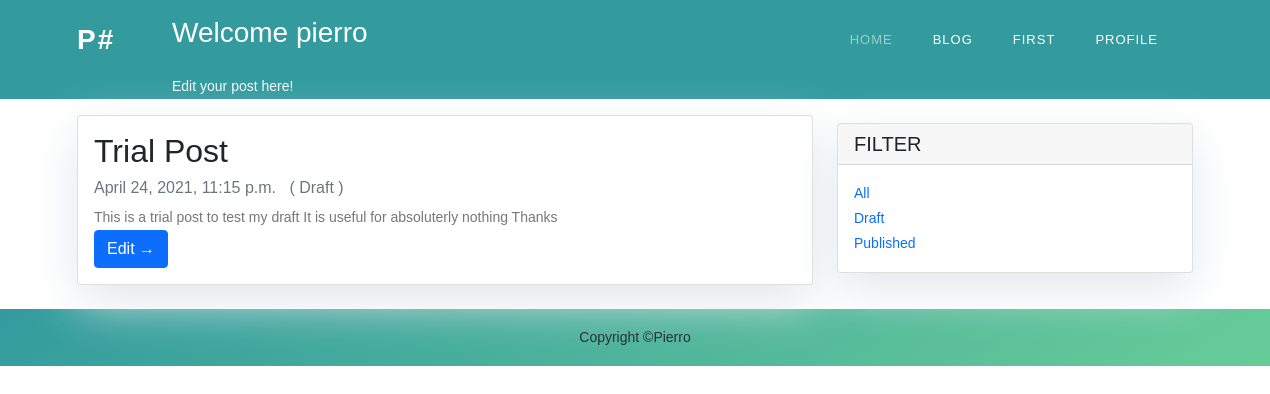
The app's page /blog/admin/Draft/ (signed in) with its own data.
### blog/models.py (models this page shows, shortened)
class Post(models.Model):
	STATUS = (
		(0, 'Draft'), (1, 'Publish')
		)
	author = models.ForeignKey(User, on_delete=models.CASCADE)
	title = models.CharField(max_length=200, unique=True)
	slug = models.SlugField(max_length=200, unique=True)
	body = models.TextField()
	status = models.IntegerField(choices=STATUS, default=0)
	date_created = models.DateTimeField(auto_now_add=True)
	date_modified = models.DateTimeField()
	class Meta:
		ordering = ['-date_created']

### blog/views.py (the view)
# urls.py: path('admin/<str:filter>/', views.blog_admin_index, name='blog_admin_index'),
def blog_admin_index(req, filter):
	if not req.user.is_authenticated:
		return redirect('blog_index')
	if filter == 'All':
		queryset = Post.objects.filter(author=req.user).order_by('-date_created')
	elif filter == 'Draft':
		queryset = Post.objects.filter(status=0, author=req.user).order_by('-date_created')
	elif filter =='Published':
		queryset = Post.objects.filter(status=1, author=req.user).order_by('-date_created')
	else:
		raise Http404('Path does not exist')
	contxt = {'title': 'Blog', 'posts': queryset, 'status': ['Draft', 'Published'] }
	return render(req, 'blog/blog_admin.html', contxt)

### blog/templates/blog/blog_admin.html (shortened to what this page needs)
{%extends 'base.html' %}
{%block content %}
{% if user.is_authenticated %}
<header style="background: rgb(51,155,158)">
    <div class="container">
        <div class="row">
            <div class="col-md-8 col-md-10 mx-auto">
                <div class="site-heading">
                    <h3 class="site-heading my-4 mt-3 text-white">Welcome {{user.username}} </h3>
                    <p class="text-light"> Edit your post here! &nbsp;
                    </p>
                </div>
            </div>
        </div>
    </div>
</header>
<div class="container">
    <div class="row">
        <div class="col-md-8 mt-3 left">
        	{%if posts %}
	            {% for post in posts %}
	            <div class="card mb-4">
	                <div class="card-body">
	                    <h2 class="card-title">{{ post.title }}</h2>
	                    <p class="card-text text-muted h6"> {{ post.date_created}}  &nbsp; ({%if post.status %} {{status.1}} {%else%} {{status.0}} {% endif %}) </p>
	                    <p class="card-text">{{post.body|slice:":200" }}</p>
	                    <a href="{%url 'update_blog' post.slug %}" class="btn btn-primary">Edit &rarr;</a>
	                </div>
	            </div>
	            {% endfor %}
            {%else%}
            <p> Nothing here!
            {% endif %}
        </div>
        {% block sidebar %} {% include 'blog/filterbar.html' %} {% endblock sidebar %}
    </div>
</div>
	{% else %}
		<p>
			Please Sign In to write an article.
		</p>
	{% endif %}
{%endblock%}

### static/css/style.css (style rules this page uses)
html, body, div, span, applet, object, iframe, h1, h2, h3, h4, h5, h6, p, blockquote, div pre, a, abbr, acronym, address, big, cite, code, del, dfn, em, font, img, ins, kbd, q, s, samp, small, strike, strong, sub, sup, tt, var, b, u, i, center, dl, dt, dd, ol, ul, li, figure, header, nav, section, article, aside, footer, figcaption { margin: 0; padding: 0; border: 0; outline: 0; }
header, nav, section, article, aside, footer, hgroup { display: block; }
* { box-sizing: border-box; }
html, body { font-family: 'Raleway', sans-serif; font-weight: 400; background-color: #fff; font-size: 16px; -ms-text-size-adjust: 100%; -webkit-font-smoothing: antialiased; -moz-osx-font-smoothing: grayscale; }
a { text-decoration: none !important; }
h1, h2, h3, h4, h5, h6 { margin-top: 0px; margin-bottom: 0px; }
p { font-size: 14px; line-height: 25px; color: #777; }
html, body { background: #fff; font-family: 'Raleway', sans-serif; }
*, *:before, *:after { -webkit-box-sizing: border-box; box-sizing: border-box; -webkit-font-smoothing: antialiased; -moz-osx-font-smoothing: grayscale; }

### blog/templates/blog/blog_admin.html (style rules this page uses)
.card { box-shadow: 0 16px 48px #E3E7EB; }

### blog/templates/blog/filterbar.html (style rules this page uses)
.card { box-shadow: 0 16px 48px #E3E7EB; }

### records on screen
Post: title "Trial Post", date_created "April 24, 2021, 11:15 p.m.", status "Draft", body "This is a trial post to test my draft It is useful for absoluterly nothing Thanks"

### other values on screen
{{ user.username }} "pierro"
